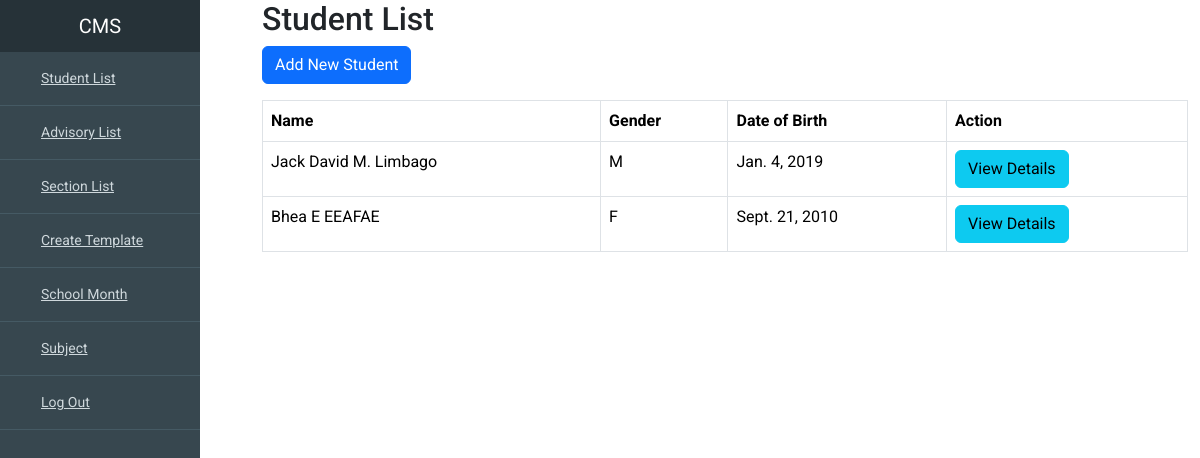
Screenshot of /student/ (signed in) with the database file from the repository.
### student/models.py (models this page shows, shortened)
class Student(models.Model):
    lrn = models.CharField(max_length=20, unique=True)
    firstname = models.CharField(max_length=100)
    middlename = models.CharField(max_length=100)
    lastname = models.CharField(max_length=100)
    complete_name = models.CharField(max_length=100)
    gender = models.CharField(max_length=10, choices=Gender_Choices, default='F')
    date_of_birth = models.DateField()
    birth_cert = models.BooleanField(default=False, verbose_name='Birth Certificate')
    attendance = models.IntegerField(default=0, verbose_name='Daily Attendance')

### student/views.py (the view)
# urls.py: path('', StudentListView.as_view(), name='student-list'),
class StudentListView(ListView):
    model = Student
    template_name = 'student/student_list.html'
    context_object_name = 'students'
    def get_queryset(self):
        return Student.objects.all()

### student/templates/student/student_list.html
{% extends 'student/base.html' %}
{% block content %}
  <h2>Student List</h2>
    <a href="{% url 'student-create' %}" class="btn btn-primary">Add New Student</a>
  <table class="table table-bordered mt-3">
      <thead>
          <tr>
              <th scope="col">Name</th>
              <th scope="col">Gender</th>
              <th scope="col">Date of Birth</th>
              <th scope="col">Action</th>
          </tr>
      </thead>
      <tbody>
          {% for student in students %}
              <tr>
                  <td>{{ student.complete_name }}</td>
                  <td>{{ student.gender }}</td>
                  <td>{{ student.date_of_birth }}</td>
                  <td>
                    <a href="{% url 'student-detail' student.id %}" class="btn btn-info">View Details</a>
                  </td>
              </tr>
          {% endfor %}
      </tbody>
  </table>
{% endblock %}

### student/static/student/main.css (style rules this page uses)
body { overflow-x: hidden; font-family: 'Roboto', sans-serif; font-size: 16px; }

### rows the page displays
Student: complete_name "Jack David M. Limbago", gender "M", date_of_birth "Jan. 4, 2019"
Student: complete_name "Bhea E EEAFAE", gender "F", date_of_birth "Sept. 21, 2010"
